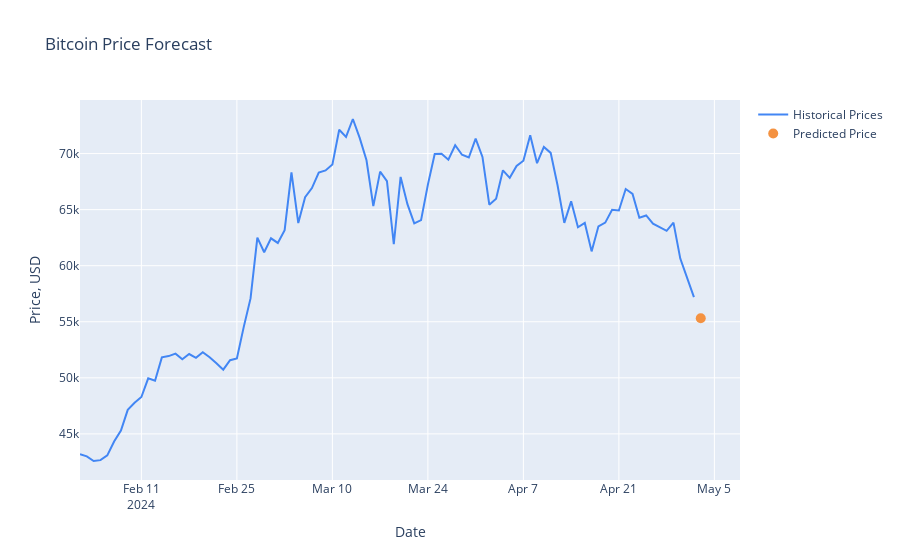

Notebook code cell kept with this figure:
### Code cell
import plotly.graph_objs as go
import plotly.offline as py
from datetime import timedelta
# Prepare the plot
latest_date = df_new.index.max()
next_date = latest_date + timedelta(days=1)  # assuming daily data, next day prediction

# Historical data trace
trace1 = go.Scatter(
    x = df_new.index,
    y = df_new['Close'],
    mode = 'lines',
    name = 'Historical Prices',
    line = dict(color=('rgb(66, 134, 244)'), width=2)
)

# Predicted price trace
trace2 = go.Scatter(
    x = [next_date],
    y = [predicted_price_unscaled[0][0]],
    mode = 'markers',
    name = 'Predicted Price',
    marker = dict(color=('rgb(244, 146, 65)'), size=10)
)

data = [trace1, trace2]
layout = go.Layout(
    title = 'Bitcoin Price Forecast',
    xaxis = dict(title = 'Date'),
    yaxis = dict(title = 'Price, USD')
)
fig = go.Figure(data=data, layout=layout)

# Display the plot
py.iplot(fig, filename='bitcoin_price_forecast')
